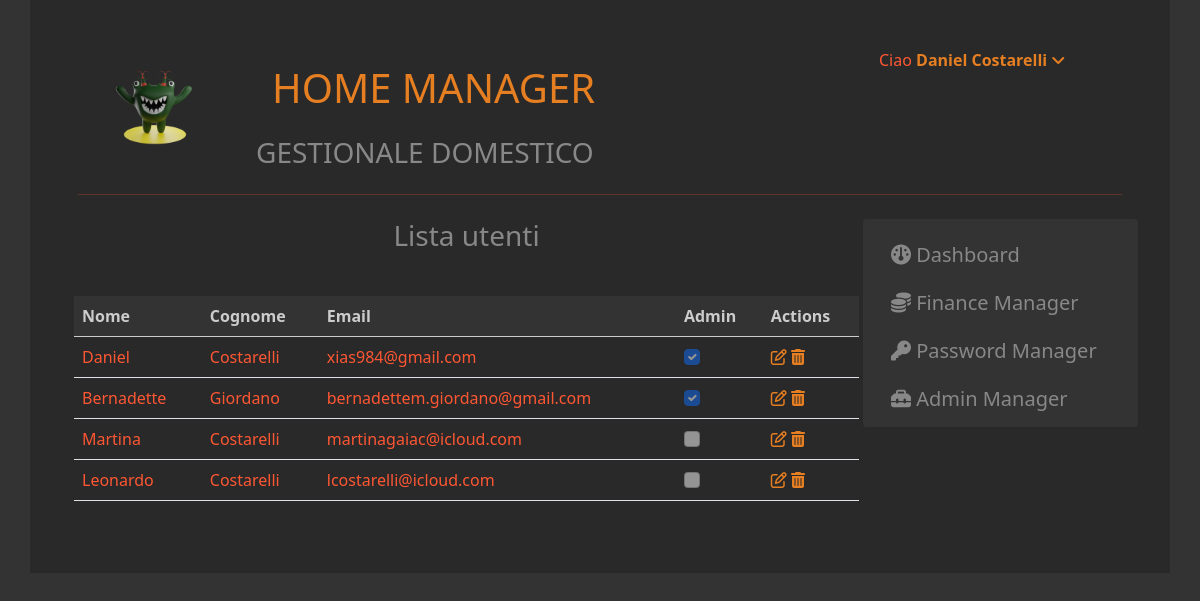
Screenshot of /index.php?page=listusers (signed in) with the database file from the repository.
### tables this page shows
CREATE TABLE `configuration` (
  `id` tinyint NOT NULL AUTO_INCREMENT,
  `name` varchar(50) DEFAULT NULL,
  `description` varchar(60) DEFAULT NULL,
  `maintenance` tinyint(1) NOT NULL,
  `logo` varchar(60) DEFAULT NULL,
  `id_color` tinyint NOT NULL,
  PRIMARY KEY (`id`)
);

CREATE TABLE `users` (
  `id` int NOT NULL AUTO_INCREMENT,
  `firstname` varchar(60) DEFAULT NULL,
  `familyname` varchar(50) DEFAULT NULL,
  `email` varchar(50) DEFAULT NULL,
  `admin` tinyint(1) DEFAULT NULL,
  `password` varchar(255) DEFAULT NULL,
  PRIMARY KEY (`id`)
);

### index.php (called while the page is built)
<?php
	require_once("system/includes.php");
	if($maintenance == true)
	{
		echo "Sito in manutenzione";
	}
	elseif($maintenance == false)
	{
		require_once("frontend/base.php");
	}
?>

### system/config.php (called while the page is built, shortened)
<?php
require("./configuration/controller/ConfigurationController.class.php");
$config = new ConfigurationController();
$row = $config->selectConfiguration();
if ($row) {
	$title 			= $row['name'];
	$description 	= $row['description'];
	$logo 			= $row['logo'];
}
?>

### configuration/controller/ConfigurationController.class.php (called while the page is built, shortened)
<?php
require("./configuration/model/Configuration.class.php");
class ConfigurationController
{
    public function __construct() {
        $this->config = new Configuration();
    }
    public function selectConfiguration() {
        return $this->config->getConfiguration();
    }
}

### configuration/model/Configuration.class.php (called while the page is built, shortened)
<?php
require("./system/connection.php");
class Configuration
{
    public function getConfiguration() {
        global $conn;
        $query = "SELECT name, description, maintenance, logo, id_color FROM configuration";
        $result = mysqli_query($conn, $query);
        $row = mysqli_fetch_assoc($result);
        return $row;
    }
}
?>

### system/includes.php (called while the page is built)
<?php
	require_once("system/functions.php");
	require_once("system/config.php");
	require_once("system/component.class.php");
?>

### auth/controller/AuthController.class.php (called while the page is built, shortened)
<?php
require("./auth/model/Auth.class.php");
class AuthController {
    private $user;
    public function __construct($userData = null) {
        $this->user = new Auth();
    }
    public function listUserTable() {
        $userList = array(
            array('Nome', 'Cognome', 'Email', 'Admin', 'Actions')
        );
        $userArray = array();
        if ($this->user->getUsers()) {
            $usersData = $this->user->getUsers();
            foreach ($usersData as $userData) {
                $userArray[] = [
                    ucfirst($userData['firstname']),
                    ucfirst($userData['familyname']),
                    strtolower($userData['email']),
                    $userData['admin'],
                    $userData['id']
                ];
            }
            $userList = array_merge($userList, $userArray);
        }
        return $userList;
    }
}

### auth/model/Auth.class.php (called while the page is built, shortened)
<?php
require("./system/connection.php");
class Auth {
    public function __construct() {
        $this->table = 'users';
    }
    public function getUsers($wheAdmin = null) {
        global $conn;
        $where = !empty($wheAdmin) ? ' WHERE admin = 1' : '';
        $query = "SELECT id, firstname, familyname, email, admin FROM $this->table$where";
        $result = mysqli_query($conn, $query);
        $users = array();
        if ($result->num_rows > 0) {
            while ($row = mysqli_fetch_assoc($result)) {
                $users[] = $row;
            }
        }
        return $users;
    }
}

### frontend/pages/listusers.php (the view, shortened to what this page needs)
<?php
require("./auth/controller/AuthController.class.php");
$users = new AuthController($_GET);
$userData = $users->listUserTable();
?>
<?= Component::createTitle('Lista utenti') ?>
<div class="row">
    <div class="col-md-12" style="overflow-x: auto;">
        <table class="table responsive">
            <thead>
                <tr>
                <?php foreach ($userData[0] as $header) { ?>
                    <th scope="col"><?=$header?></th>
                <?php }?>
                </tr>
            </thead>
            <tbody>
                <?php foreach (array_slice($userData, 1) as $user) {
                ?>
                <tr>
                    <?php foreach ($user as $key => $value) {
                        echo '<td>';
                        if ($key === 0 || $key === 1 || $key === 2) {
                            if (!empty($_GET['editid']) && isset($_GET['editid']) && $_GET['editid'] == $user[4]) {
                                echo '<input type="text" value="' . $value . '" name="' . $key . '" id="' . $key . '">';
                            } else {
                                echo $value;
                            }
                        } elseif ($key === 3) {
                            $checked = $value ? 'checked' : '';
                            $disabled = !empty($_GET['editid']) && isset($_GET['editid']) && $_GET['editid'] == $user[4] ?: 'disabled';
                            echo '<input class="form-check-input" type="checkbox" name="' . $key . '" ' . $checked . ' ' . $disabled . '>';
                        } elseif ($key === 4) {
                            if (!empty($_GET['editid']) && isset($_GET['editid']) && $_GET['editid'] == $user[4]) {
                                echo '<a href="#" onclick="document.getElementById(\'edituser\').submit();"><i class="fa-solid fa-check"></i></a> ' .
                                    '<a href="'.refreshPage().'"><i class="fa-solid fa-xmark"></i></a>';
                            } else {
                                echo '<a href="index.php?page=listusers&editid=' . $value . '"><i class="fa-regular fa-pen-to-square"></i></a> ' .
                                    '<a href="index.php?page=listusers&deleteid=' . $value . '"><i class="fa-solid fa-trash-can"></i></a>';
                            }
                        } else {
                            echo $value;
                        }
                        echo '</td>';
                    }
                    ?>
                </tr>
                <?php
            } ?>
            </tbody>
        </table>
    </div>
</div>

### frontend/base.php (shortened to what this page needs)
<!DOCTYPE html>
<html lang="en">
<head>
    <link rel="stylesheet" href="https://stackpath.bootstrapcdn.com/bootstrap/5.0.0-alpha1/css/bootstrap.min.css">
</head>
<body>
    <div class="container p-1 p-md-5">
        <div class="row">
            <div class="col-md-2" style="text-align:center">
                <?php if (!empty($logo)) { ?>
                <img src="<?= $logo?>" alt="<?= $title?>" width="100" height="100">
                <?php }?>
            </div>
            <div class="col-md-7">
                <h1 class="p-3"><?php echo '<a href="index.php">'.strtoUpper($title) .'</a>'; ?></h1>
                <h3><?= strtoUpper($description) ?></h3>
            </div>
            <div class="col-md-3">
                <?= getMenu()?>
            </div>
        </div>
        <hr>
        <div class="row">
            <div class="col-md-9 p-2">
                <?= getPage()?>
            </div>
            <div class="col-md-3 p-2">
                <?= getSidebar()?>
            </div>
        </div>
    </div>
</body>
</html>

### rows the page displays
configuration: logo (picture), name "HOME MANAGER", description "GESTIONALE DOMESTICO"
users: firstname "Daniel", familyname "Costarelli", email "xias984@gmail.com"
users: firstname "Bernadette", familyname "Giordano", email "bernadettem.giordano@gmail.com"
users: firstname "Martina", familyname "Costarelli", email "martinagaiac@icloud.com"
users: firstname "Leonardo", familyname "Costarelli", email "lcostarelli@icloud.com"

### other values shown
$_SESSION['name'] "Daniel Costarelli"
$text "Lista utenti"
$header "Nome"
$header "Cognome"
$header "Email"
$header "Admin"
$header "Actions"
